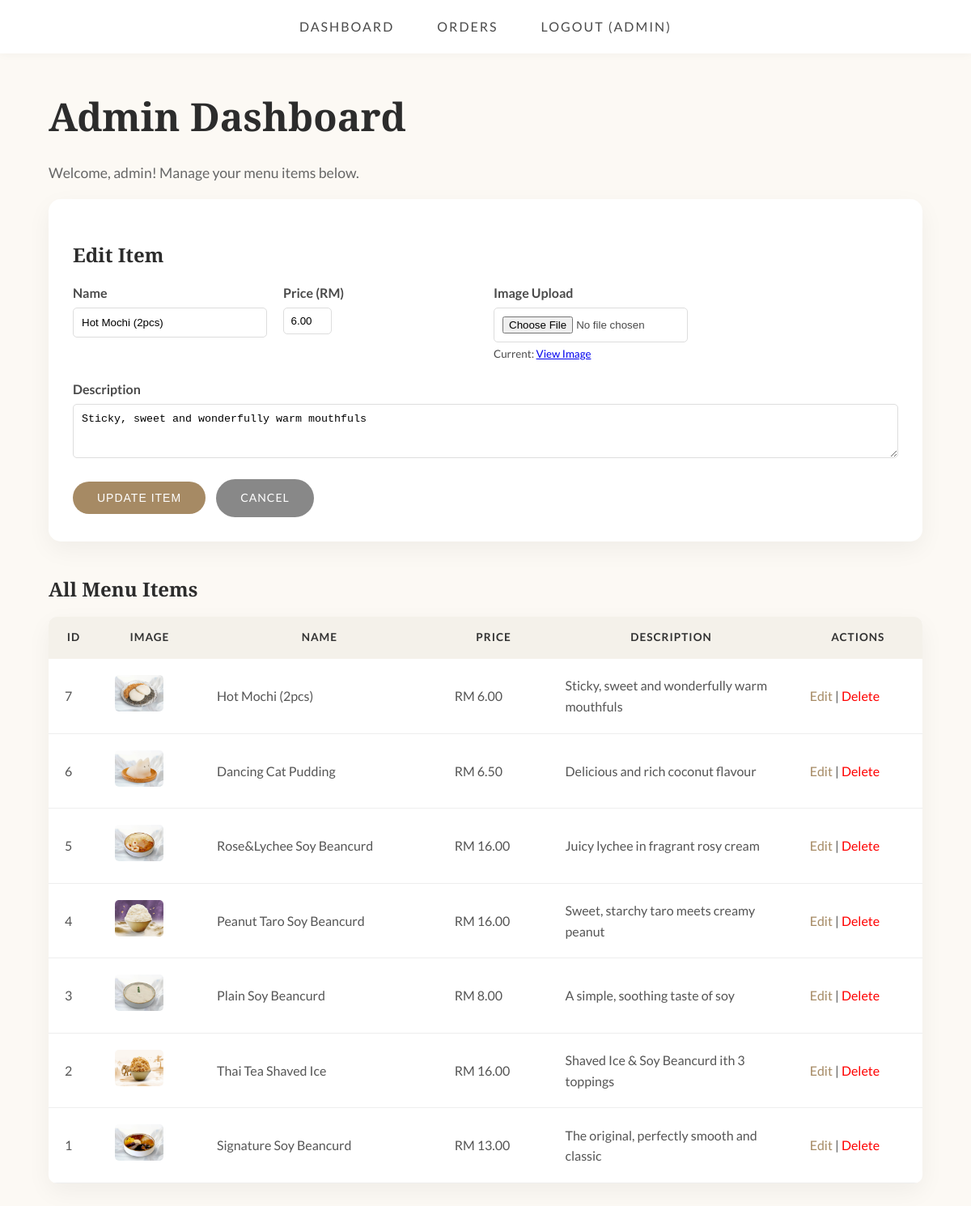
Page /admin/dashboard.php?edit=7 (signed in) on the committed database.
### tables this page shows
CREATE TABLE menu (
    menu_id INT AUTO_INCREMENT PRIMARY KEY,
    name VARCHAR(100) NOT NULL,
    price DECIMAL(10,2) NOT NULL,
    description TEXT,
    image_url VARCHAR(255)
);

### admin/dashboard.php (the view, shortened to what this page needs)
<?php
include '../db.php';
$edit_item = null;
if (isset($_GET['edit'])) {
    $id = intval($_GET['edit']);
    $stmt = $conn->prepare("SELECT * FROM menu WHERE menu_id = ?");
    $stmt->bind_param("i", $id);
    $stmt->execute();
    $result = $stmt->get_result();
    $edit_item = $result->fetch_assoc();
}
?>
<!DOCTYPE html>
<html lang="en">
<head>
    <link rel="stylesheet" href="../app/css/style.css">
</head>
<body>
    <header>
        <nav>
            <a href="dashboard.php">Dashboard</a>
            <a href="orders.php">Orders</a>
            <a href="../logout.php">Logout (<?php echo $_SESSION['username']; ?>)</a>
        </nav>
    </header>
    <div class="container">
        <h1>Admin Dashboard</h1>
        <p>Welcome, <?php echo htmlspecialchars($_SESSION['username']); ?>! Manage your menu items below.</p>
        <div class="admin-form-container">
            <h2><?php echo $edit_item ? 'Edit Item' : 'Add New Item'; ?></h2>
            <form method="post" action="dashboard.php" enctype="multipart/form-data">
                <div class="form-grid">
                    <div>
                        <label class="form-label">Name</label>
                        <input type="text" name="name" required value="<?php echo $edit_item['name'] ?? ''; ?>" class="form-input">
                    </div>
                    <div>
                        <label class="form-label">Price (RM)</label>
                        <input type="number" step="0.01" name="price" required value="<?php echo $edit_item['price'] ?? ''; ?>" class="form-input">
                    </div>
                    <div>
                        <label class="form-label">Image Upload</label>
                        <input type="file" name="image_file" accept="image/*" class="form-input">
                        <?php if ($edit_item && !empty($edit_item['image_url'])): ?>
                            <small>Current: <a href="../<?php echo $edit_item['image_url']; ?>" target="_blank">View Image</a></small>
                        <?php endif; ?>
                    </div>
                    <div class="form-field-full">
                        <label class="form-label">Description</label>
                        <textarea name="description" rows="3" class="form-input"><?php echo $edit_item['description'] ?? ''; ?></textarea>
                    </div>
                </div>
                <div class="form-actions">
                    <button type="submit" name="<?php echo $edit_item ? 'edit_item' : 'add_item'; ?>" class="btn">
                        <?php echo $edit_item ? 'Update Item' : 'Add Item'; ?>
                    </button>
                    <?php if ($edit_item): ?>
                        <a href="dashboard.php" class="btn btn-cancel">Cancel</a>
                    <?php endif; ?>
                </div>
            </form>
        </div>
        <h2>All Menu Items</h2>
        <table>
            <tr>
                <th>ID</th>
                <th>Image</th>
                <th>Name</th>
                <th>Price</th>
                <th>Description</th>
                <th>Actions</th>
            </tr>
            <?php
            $result = $conn->query("SELECT * FROM menu ORDER BY menu_id DESC");
            while ($row = $result->fetch_assoc()):
                $imgSrc = $row['image_url'];
                if (!empty($imgSrc) && !preg_match("~^(?:f|ht)tps?://~i", $imgSrc)) {
                    $imgSrc = "../" . $imgSrc;
                } elseif (empty($imgSrc)) {
                    $imgSrc = 'https://placehold.co/60x60';
                }
            ?>
                <tr>
                    <td><?php echo $row['menu_id']; ?></td>
                    <td><img src="<?php echo $imgSrc; ?>" class="table-img-thumb" style="max-width:60px; height:auto;"></td>
                    <td><?php echo htmlspecialchars($row['name']); ?></td>
                    <td>RM <?php echo number_format($row['price'], 2); ?></td>
                    <td class="table-desc-col"><?php echo htmlspecialchars($row['description']); ?></td>
                    <td>
                        <a href="dashboard.php?edit=<?php echo $row['menu_id']; ?>" class="table-link-edit">Edit</a> |
                        <a href="dashboard.php?delete=<?php echo $row['menu_id']; ?>" class="table-link-delete" onclick="return confirm('Delete this item?');">Delete</a>
                    </td>
                </tr>
            <?php endwhile; ?>
        </table>
    </div>
</body>
</html>

### app/css/style.css (style rules this page uses)
:root { --bg-color: #fcf9f4; --text-color: #4a4a4a; --accent-color: #a68a64; --accent-hover: #8c7352; --white: #ffffff; --shadow: 0 10px 30px rgba(0, 0, 0, 0.05); }
body { font-family: 'Lato', sans-serif; background-color: var(--bg-color); color: var(--text-color); margin: 0; padding: 0; line-height: 1.6; }
header { background-color: var(--white); padding: 20px 0; box-shadow: 0 2px 10px rgba(0, 0, 0, 0.03); position: sticky; top: 0; z-index: 1000; text-align: center; }
header a { color: var(--text-color); text-decoration: none; margin: 0 25px; font-size: 16px; text-transform: uppercase; letter-spacing: 2px; font-weight: 400; transition: color 0.3s; }
.container { width: 90%; max-width: 1200px; margin: 40px auto; padding: 0 15px; }
h1, h2, h3 { font-family: 'Playfair Display', serif; color: #2c2c2c; margin-bottom: 15px; }
h1 { font-size: 3rem; margin-top: 0; }
p { color: #666; font-size: 1.1rem; }
.btn { background-color: var(--accent-color); color: var(--white); padding: 12px 30px; text-decoration: none; border-radius: 30px; border: none; cursor: pointer; font-size: 14px; letter-spacing: 1px; text-transform: uppercase; transition: all 0.3s ease; display: inline-block; }
table { width: 100%; border-collapse: collapse; background: var(--white); box-shadow: var(--shadow); border-radius: 10px; overflow: hidden; margin-bottom: 30px; }
th { background-color: #f4f1ea; color: #333; font-weight: 700; text-transform: uppercase; font-size: 0.85rem; letter-spacing: 1px; padding: 15px; }
td { padding: 20px; border-bottom: 1px solid #eee; color: #555; }
input[type="number"] { padding: 8px; border: 1px solid #ddd; border-radius: 5px; text-align: center; width: 60px; }
.admin-form-container { background: white; padding: 30px; border-radius: 15px; box-shadow: var(--shadow); margin-bottom: 40px; }
.form-grid { display: grid; grid-template-columns: repeat(auto-fit, minmax(200px, 1fr)); gap: 20px; }
.form-label { display: block; margin-bottom: 5px; font-weight: bold; }
.form-input { width: 100%; padding: 10px; border: 1px solid #ddd; border-radius: 5px; box-sizing: border-box; }
.form-field-full { grid-column: 1 / -1; }
.form-actions { margin-top: 20px; }
.btn-cancel { background: #888; color: var(--white); padding: 12px 30px; text-decoration: none; border-radius: 30px; border: none; cursor: pointer; font-size: 14px; letter-spacing: 1px; text-transform: uppercase; transition: all 0.3s ease; display: inline-block; margin-left: 10px; }
.table-img-thumb { width: 60px; height: 60px; object-fit: cover; border-radius: 5px; }
.table-desc-col { max-width: 200px; }
.table-link-edit { color: var(--accent-color); text-decoration: none; }
.table-link-delete { color: red; text-decoration: none; }

### rows in the picture
menu: name "Hot Mochi (2pcs)", price "6.00", description "Sticky, sweet and wonderfully warm mouthfuls", menu_id "7", shows a picture
menu: menu_id "6", shows a picture, name "Dancing Cat Pudding", price "6.50", description "Delicious and rich coconut flavour"
menu: menu_id "5", shows a picture, name "Rose&Lychee Soy Beancurd", price "16.00", description "Juicy lychee in fragrant rosy cream"
menu: menu_id "4", shows a picture, name "Peanut Taro Soy Beancurd", price "16.00", description "Sweet, starchy taro meets creamy peanut"
menu: menu_id "3", shows a picture, name "Plain Soy Beancurd", price "8.00", description "A simple, soothing taste of soy"
menu: menu_id "2", shows a picture, name "Thai Tea Shaved Ice", price "16.00", description "Shaved Ice & Soy Beancurd ith 3 toppings"
menu: menu_id "1", shows a picture, name "Signature Soy Beancurd", price "13.00", description "The original, perfectly smooth and classic"

### other values in the picture
$_SESSION['username'] "ADMIN"
$_SESSION['username'] "admin"
